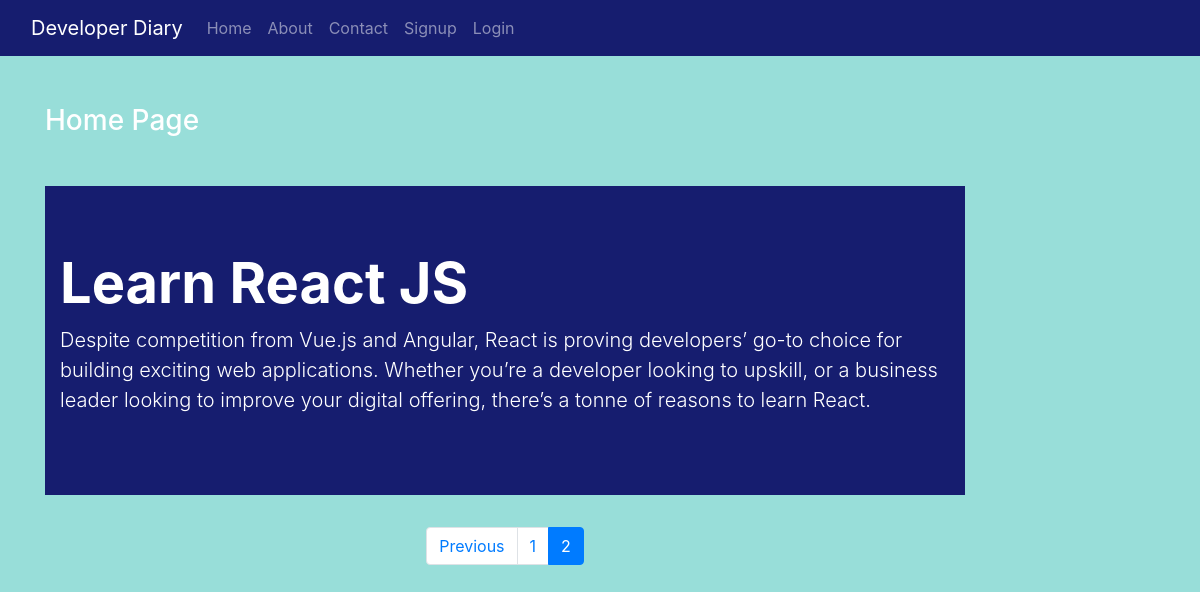
The app's page /?page=3, older data.
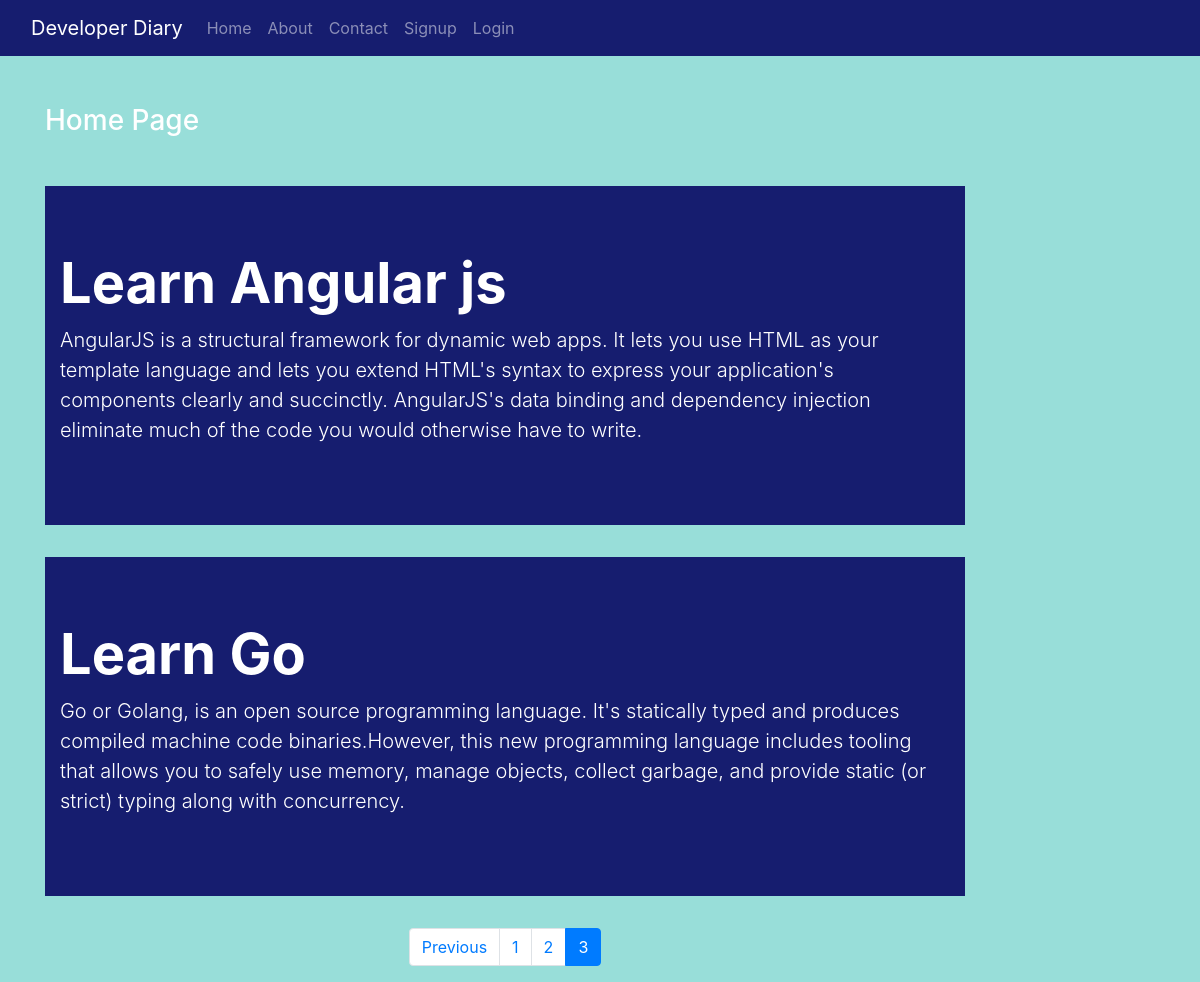
The same page, newer data.
### app/models.py (models this page shows)
class Post(models.Model):
 title = models.CharField(max_length=150)
 desc = models.TextField()

### app/views.py (the view)
# urls.py: path('', views.home),
def home(request):
    posts = Post.objects.all()
    paginator = Paginator(posts, 2)
    page_number = request.GET.get('page')
    try:
        page_obj = paginator.get_page(page_number)
    except PageNotAnInteger:
        page_obj = paginator.get_page(1)
    except EmptyPage:
        page_obj = paginator.get_page(paginator.num_pages)
    return render(request, 'blog/home.html', {'page_obj': page_obj, 'posts': posts})

### app/templates/blog/home.html (shortened to what this page needs)
{% extends 'blog/base.html' %}
{% load static %}
{% block content %}
<div class="col-sm-10">
 <h3 class="my-5">Home Page</h3>
  {% for post in page_obj %}
    <div class="jumbotron jumbotron-fluid jumbo-color">
      <div class="container">
        <h1 class="display-4 font-weight-bold">{{post.title}}</h1>
        <p class="lead">{{post.desc}}</p>
      </div>
    </div>
  {% endfor %}
  <div class="row justify-content-center">
  	<nav aria-label="Page navigation example">
  			<ul class="pagination">
		  		{% if page_obj.has_previous %}
		  		<li class="page-item"><a href="?page={{page_obj.previous_page_number}}" class="page-link">Previous</a></li>
		  		{% endif %}
		  		{% for i in page_obj.paginator.page_range %}
		  			{% if page_obj.number == i %}
		  				<li class="active page-item"><a href="" class="page-link">{{i}}</a></li>
		  			{% else %}
		  				<li class="page-item"><a href="?page={{i}}" class="page-link">{{i}}</a></li>
		  			{% endif %}
		  		{% endfor %}
  			</ul>
  	</nav>
  </div>
</div>
{% endblock content %}

Row changes from the older to the newer data that the page shows:
no longer on this page (row unchanged): Post: title "Learn React JS", desc "Despite competition from Vue.js and Angular, React is proving developers’ go-to choice for building exciting web applications. Whether you’re a developer looking to upskill, or a business leader looking to improve your digital offering, there’s a tonne of reasons to learn React."
added Post: title "Learn Angular js", desc "AngularJS is a structural framework for dynamic web apps. It lets you use HTML as your template language and lets you extend HTML's syntax to express your application's components clearly and succinctly. AngularJS's data binding and dependency injection eliminate much of the code you would otherwise have to write."
added Post: title "Learn Go", desc "Go or Golang, is an open source programming language. It's statically typed and produces compiled machine code binaries.However, this new programming language includes tooling that allows you to safely use memory, manage objects, collect garbage, and provide static (or strict) typing along with concurrency."
Text that changed along with them:
list line gone: "2"
new list line: "2"
new list line: "3"
